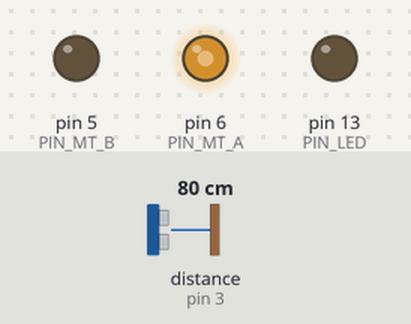
A sketch run on a simulated Arduino Uno, built with avr-gcc and run on an emulated ATmega328P. Parts: output pins drawn as LEDs (lit = HIGH). Wiring (inferred from the names in the program): ultrasonic range finder: trigger pin 2; echo pin 3. Inputs (shaded band) come from the test bench; at power-on: distance to the obstacle (sensor on pin 3) 80 cm. The echo pulse lasts 58.3 µs per cm; pins used as bus, display or sensor lines are not drawn.

Above: at 1.2 s.
1.3 s: distance to the obstacle (sensor on pin 3) set to 17 cm
2.8 s: distance to the obstacle (sensor on pin 3) set to 13 cm
At 3.7 s:
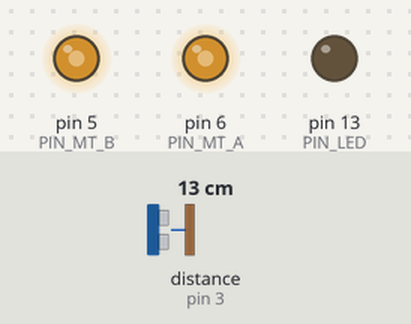
4.3 s: distance to the obstacle (sensor on pin 3) set to 7 cm
5.8 s: distance to the obstacle (sensor on pin 3) set to 4 cm
At 7.0 s:
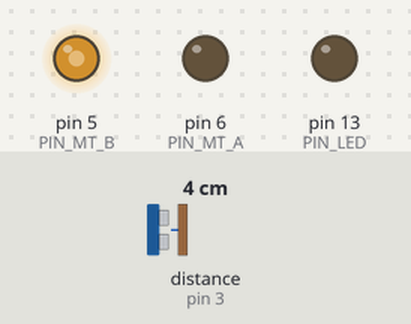
7.3 s: distance to the obstacle (sensor on pin 3) set to 9 cm
At 8.5 s:
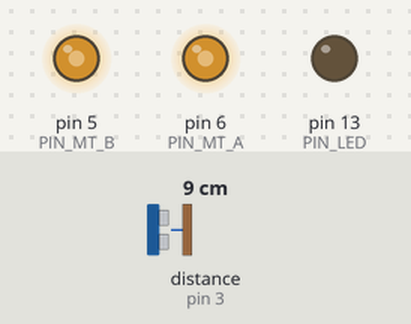
8.8 s: distance to the obstacle (sensor on pin 3) set to 2 cm
At 9.2 s:
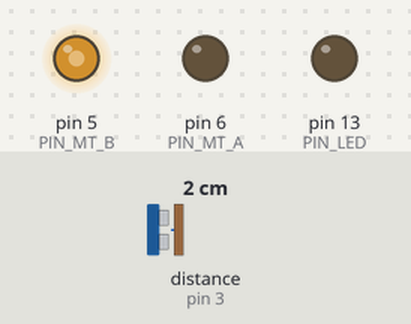
Timing chart, 0 to 11.3 s (numbered marks = the images above; inputs shaded):
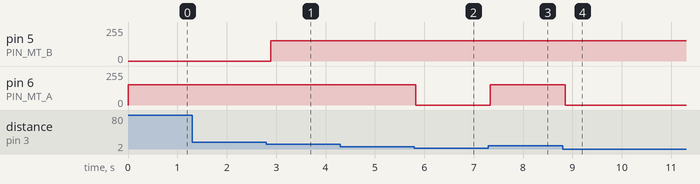

Measured:
- the behaviour switches between 16 and 15 cm on distance to the obstacle (sensor on pin 3) (found by bisection; images 0 and 1)
- the behaviour switches between 6 and 5 cm on distance to the obstacle (sensor on pin 3) (found by bisection; images 1 and 2)
- after the input at 1.3 s, every drawn part: stays the same
- after the input at 2.8 s, pin 5 (PIN_MT_B): 0/255 → 153/255 after 0.09 s
- after the input at 4.3 s, every drawn part: stays the same
- after the input at 5.8 s, pin 6 (PIN_MT_A): 153/255 → 0/255 at once
- after the input at 7.3 s, pin 6 (PIN_MT_A): 0/255 → 153/255 at once
- after the input at 8.8 s, pin 6 (PIN_MT_A): 153/255 → 0/255 after 0.05 s

The sketch:

test_motor_sensor_01.ino
```cpp
// test_motor_sensor_01.ico ; test program of mortor (DRV8835) and
//                            ultrasonic sensor (HC-SR04)
// author ; sato.mshr@gmail.com

// connection of DRV8835
// Vcc = 5V
// MODE = GND (using IN/IN mode)
// AIN1 = D5 (arduino)
// AIN2 = D6 (arduino)
// BIN1 = GND
// BIN2 = GND
// VM = 3V
// AOUT1 = Motor
// AOUT2 = Motor
// BOUT1 = open
// BOUT2 = open
// GND = GND

// connection of HCSR04
// Vcc = 5V
// Trig = D2 (arduino)
// Echo = D3 (arduino)
// GND = GND

// Arduino Pin assign
#define PIN_LED 13
#define PIN_MT_A 6
#define PIN_MT_B 5

#define PIN_TRIG 2
#define PIN_ECHO 3

#define DELAY_MSEC 100
#define HIGH_SPEED 153 // 255 / 5V * 3V
#define LOW_SPEED 76 // 255 / 5V * 1.5V
#define STOP_SPEED 0

#define STOP_DISTANCE 15 // cm
#define BACK_DISTANCE 5 // cm

float cm;

void setup() {
  // put your setup code here, to run once:
  analogWrite(PIN_MT_A, STOP_SPEED);
  analogWrite(PIN_MT_B, STOP_SPEED);
  pinMode(PIN_LED, OUTPUT);
  pinMode(PIN_TRIG, OUTPUT);
  pinMode(PIN_ECHO, INPUT);
}

void loop() {
  // put your main code here, to run repeatedly:

  digitalWrite(PIN_TRIG, LOW);
  delayMicroseconds(2);
  digitalWrite(PIN_TRIG, HIGH);
  delayMicroseconds(10);
  digitalWrite(PIN_TRIG, LOW);
  cm = pulseIn(PIN_ECHO, HIGH) / 58.0; //The echo time is converted into cm

  if(cm > STOP_DISTANCE){
    // CW, High speed
    analogWrite(PIN_MT_A, HIGH_SPEED);
    analogWrite(PIN_MT_B, STOP_SPEED);
  } else if(cm > BACK_DISTANCE){
    // Brake
    analogWrite(PIN_MT_A, HIGH_SPEED);
    analogWrite(PIN_MT_B, HIGH_SPEED);
/*
    delay(100);
    analogWrite(PIN_MT_A, STOP_SPEED);
    analogWrite(PIN_MT_B, STOP_SPEED);
*/
  } else{
    // CCW, High speed
    analogWrite(PIN_MT_A, STOP_SPEED);
    analogWrite(PIN_MT_B, HIGH_SPEED);
  }

  delay(DELAY_MSEC);
}
```
